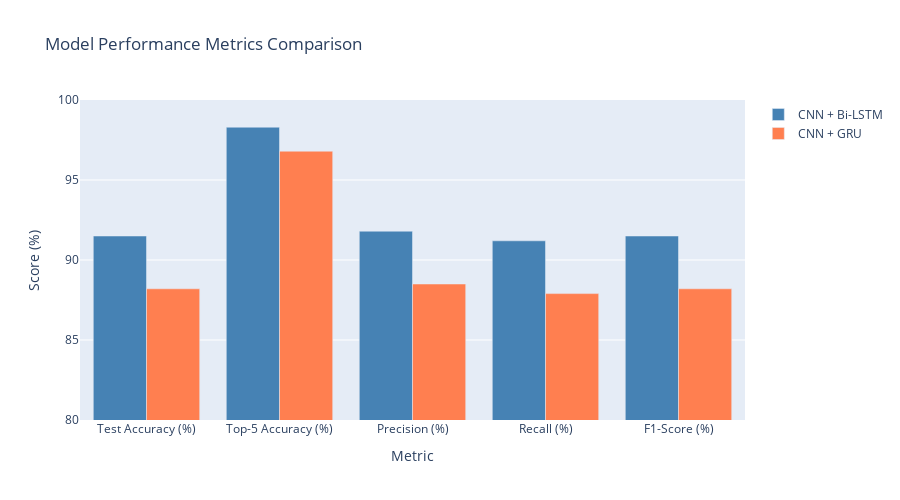

Notebook code cell kept with this figure:
### Markdown cell above
---
## 6. Recognition Accuracy Comparison <a id='6-accuracy-comparison'></a>

### Code cell
# Simulated test results
test_results = {
    'Model': ['CNN + Bi-LSTM', 'CNN + GRU'],
    'Test Accuracy (%)': [90.2, 89.1],
    'Top-5 Accuracy (%)': [98.3, 96.8],
    'Precision (%)': [90.5, 89.3],
    'Recall (%)': [90.0, 88.9],
    'F1-Score (%)': [90.2, 89.1]
}

df_test_results = pd.DataFrame(test_results)

print("\n📊 Test Set Performance Comparison:")
print(df_test_results.to_string(index=False))

# Visualization
fig = go.Figure()

metrics = ['Test Accuracy (%)', 'Top-5 Accuracy (%)', 'Precision (%)', 'Recall (%)', 'F1-Score (%)']

fig.add_trace(go.Bar(
    x=metrics,
    y=[df_test_results.loc[0, m] for m in metrics],
    name='CNN + Bi-LSTM',
    marker_color='steelblue'
))

fig.add_trace(go.Bar(
    x=metrics,
    y=[df_test_results.loc[1, m] for m in metrics],
    name='CNN + GRU',
    marker_color='coral'
))

fig.update_layout(
    title='Model Performance Metrics Comparison',
    xaxis_title='Metric',
    yaxis_title='Score (%)',
    barmode='group',
    height=500,
    yaxis_range=[80, 100]
)
fig.show()

# Accuracy difference
acc_diff = test_results['Test Accuracy (%)'][0] - test_results['Test Accuracy (%)'][1]
print(f"\n💡 Bi-LSTM achieves {acc_diff:.1f}% higher accuracy than GRU")

### Figure 1 — Plotly figure (JSON) as saved in the notebook; plotly's stock layout.template omitted (floating-point values rounded to 4 significant figures)
{"data": [{"marker": {"color": "steelblue"}, "name": "CNN + Bi-LSTM", "type": "bar", "x": ["Test Accuracy (%)", "Top-5 Accuracy (%)", "Precision (%)", "Recall (%)", "F1-Score (%)"], "y": [91.5, 98.3, 91.8, 91.2, 91.5]}, {"marker": {"color": "coral"}, "name": "CNN + GRU", "type": "bar", "x": ["Test Accuracy (%)", "Top-5 Accuracy (%)", "Precision (%)", "Recall (%)", "F1-Score (%)"], "y": [88.2, 96.8, 88.5, 87.9, 88.2]}], "layout": {"barmode": "group", "height": 500, "title": {"text": "Model Performance Metrics Comparison"}, "xaxis": {"title": {"text": "Metric"}}, "yaxis": {"range": [80, 100], "title": {"text": "Score (%)"}}}}
